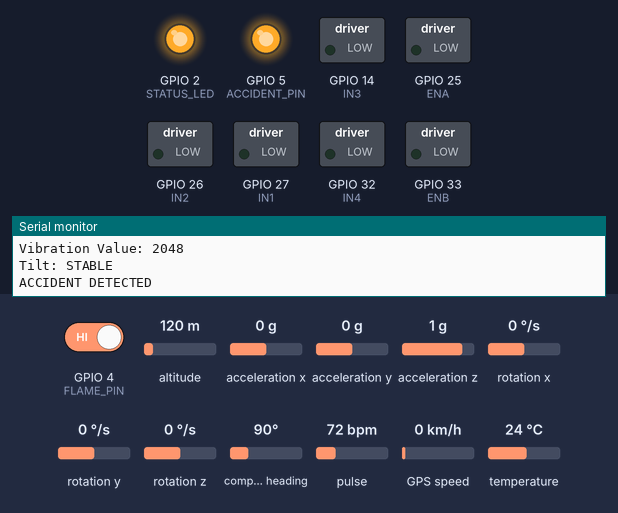
A sketch run on a simulated ESP32. Shown: switched loads named in the sketch (green lamp = pin HIGH), output pins drawn as LEDs (lit = HIGH), the last lines printed to the serial monitor. Inputs (shaded band) come from the test bench; at power-on: GPIO 4 (FLAME_PIN) HIGH, altitude 120 m, acceleration x 0 g, acceleration y 0 g, acceleration z 1 g, rotation x 0 °/s, rotation y 0 °/s, rotation z 0 °/s, compass heading 90°, pulse 72 bpm, GPS speed 0 km/h, temperature 24 °C. WiFi joins after 1.5 s; servers stay silent unless stated; the local clock reads 2024-03-15 10:24:30 at power-on unless the sketch sets it; the GPS gets a fix after 3 s at 37.7749, -122.4194 with 8 satellites.

Above: at 4.1 s.
At 6.77 s:
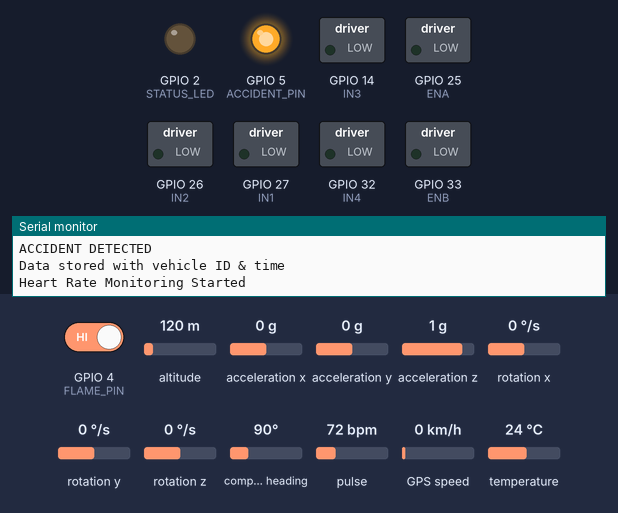
Timing chart, 0 to 7.1 s (numbered marks = the images above):
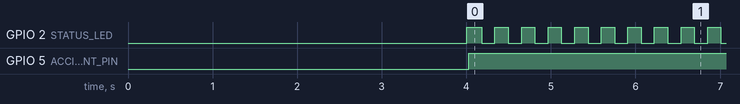

Measured:
- by itself, GPIO 2 (STATUS_LED): moves between LOW and HIGH, repeating every 2.3 s
- by itself, GPIO 5 (ACCIDENT_PIN): LOW → HIGH at 4.0 s
- by itself, everything shown: repeats every 2.3 s, in 14 steps

The sketch:

cdeas_main.ino
```cpp
#include <Arduino.h>
#include <WiFi.h>
#include <WebServer.h>
#include <Wire.h>
#include <Adafruit_MPU6050.h>
#include <Adafruit_Sensor.h>
#include <TinyGPS++.h>
#include <time.h>
#include <MAX30105.h>
#include "heartRate.h"
#include <Firebase_ESP_Client.h>

// Real WiFi + Firebase credentials live in secrets.h (git-ignored).
// Copy secrets_template.h -> secrets.h and fill in your own values.
#include "secrets.h"

#define STATUS_LED 2

// ---------------- Pin Definitions ----------------
#define ENA 25
#define IN1 27
#define IN2 26
#define ENB 33
#define IN3 14
#define IN4 32

#define MQ2_PIN 34
#define FLAME_PIN 4
#define VIB_PIN 35

#define ACCIDENT_PIN 5

// ---------------- Globals ----------------
WebServer server(80);
Adafruit_MPU6050 mpu;

MAX30105 particleSensor;
bool maxInitialized = false;
unsigned long lastHeartRead = 0;
int heartRate = 0;

HardwareSerial gpsSerial(2);
TinyGPSPlus gps;

HardwareSerial dfSerial(1);

FirebaseData fbdo;
FirebaseAuth auth;
FirebaseConfig config;

const int pwmChannelA = 0;
const int pwmChannelB = 1;
const int pwmFreq = 1000;
const int pwmResolution = 8;

int speedValue = 150;
unsigned long lastSensorRead = 0;

bool accidentTriggered = false;

unsigned long lastBlink = 0;
int blinkState = 0;
bool ledOn = false;

// ============================================================
// DFPlayer Mini command helper
// ============================================================
void sendCommand(uint8_t cmd, uint8_t param) {
  uint8_t packet[10];

  packet[0] = 0x7E;
  packet[1] = 0xFF;
  packet[2] = 0x06;
  packet[3] = cmd;
  packet[4] = 0x00;
  packet[5] = 0x00;
  packet[6] = param;

  uint16_t checksum = 0xFFFF - (0xFF + 0x06 + cmd + param) + 1;
  packet[7] = (checksum >> 8);
  packet[8] = (checksum & 0xFF);
  packet[9] = 0xEF;

  dfSerial.write(packet, 10);
}

// ============================================================
// Timestamp helper — used as the key for each Firebase record
// ============================================================
String getTimeString() {
  struct tm timeinfo;

  if (!getLocalTime(&timeinfo)) {
    return String(millis());
  }

  char buf[32];
  strftime(buf, sizeof(buf), "%Y%m%d_%H%M%S", &timeinfo);
  return String(buf);
}

// ============================================================
// Push sensor + GPS snapshot to Firebase
// ============================================================
void sendToFirebase(float lat, float lon, bool gas, bool fire, int vibration, String tilt, int bpm) {
  FirebaseJson json;

  json.set("latitude", lat);
  json.set("longitude", lon);
  json.set("gas", gas);
  json.set("fire", fire);
  json.set("vibration", vibration);
  json.set("tilt", tilt);
  json.set("heartRate", bpm);

  String timeStr = getTimeString();
  String path = "/accidents/" + vehicleID + "/" + timeStr;

  if (Firebase.RTDB.setJSON(&fbdo, path.c_str(), &json)) {
    Serial.println("Data stored with vehicle ID & time");
  } else {
    Serial.print("Firebase Error: ");
    Serial.println(fbdo.errorReason());
  }
}

// ============================================================
// Motor control
// ============================================================
void stopCar() {
  digitalWrite(IN1, LOW);
  digitalWrite(IN2, LOW);
  digitalWrite(IN3, LOW);
  digitalWrite(IN4, LOW);
}

void forward() {
  digitalWrite(IN1, HIGH);
  digitalWrite(IN2, LOW);
  digitalWrite(IN3, HIGH);
  digitalWrite(IN4, LOW);
}

void backward() {
  digitalWrite(IN1, LOW);
  digitalWrite(IN2, HIGH);
  digitalWrite(IN3, LOW);
  digitalWrite(IN4, HIGH);
}

void left() {
  digitalWrite(IN1, LOW);
  digitalWrite(IN2, HIGH);
  digitalWrite(IN3, HIGH);
  digitalWrite(IN4, LOW);
}

void right() {
  digitalWrite(IN1, HIGH);
  digitalWrite(IN2, LOW);
  digitalWrite(IN3, LOW);
  digitalWrite(IN4, HIGH);
}

// ============================================================
// Web dashboard (served directly from the ESP32)
// ============================================================
String webpage = R"rawliteral(
<!DOCTYPE html>
<html>
<head>
<meta name="viewport" content="width=device-width, initial-scale=1">
<style>
body{
  text-align:center;
  font-family:Arial;
  background:#111;
  color:white;
}
button{
  width:120px;
  height:60px;
  font-size:18px;
  margin:8px;
  border-radius:10px;
  border:none;
  background:#2196F3;
  color:white;
}
button:active{
  background:red;
}
.slider{
  width:300px;
}
.audio-grid{
  display:grid;
  grid-template-columns: repeat(3, 120px);
  justify-content:center;
  gap:10px;
  margin-top:15px;
}
</style>
</head>
<body>

<h2>ESP32 CAR CONTROL</h2>

<button ontouchstart="send('forward')" onmousedown="send('forward')" onmouseup="send('stop')">FORWARD</button>
<br>
<button ontouchstart="send('left')" onmousedown="send('left')" onmouseup="send('stop')">LEFT</button>
<button ontouchstart="send('right')" onmousedown="send('right')" onmouseup="send('stop')">RIGHT</button>
<br>
<button ontouchstart="send('backward')" onmousedown="send('backward')" onmouseup="send('stop')">BACK</button>
<br><br>
<button onclick="send('stop')" style="background:red">STOP</button>
<br><br>

Speed:<br>
<input type="range" min="0" max="255" value="150" class="slider"
oninput="speed(this.value)">

<br><br>
<h3>Audio Control</h3>
<div class="audio-grid">
<button onclick="play(1)">AUDIO 1</button>
<button onclick="play(2)">AUDIO 2</button>
<button onclick="play(3)">AUDIO 3</button>
</div>

<script>
function send(cmd){
  fetch("/move?dir="+cmd);
}
function speed(val){
  fetch("/speed?value="+val);
}
function play(num){
  fetch("/play?track="+num);
}
</script>

</body>
</html>
)rawliteral";

// ============================================================
// Web server route handlers
// ============================================================
void handleRoot() {
  server.send(200, "text/html", webpage);
}

void handleMove() {
  String dir = server.arg("dir");

  if (dir == "forward") forward();
  else if (dir == "backward") backward();
  else if (dir == "left") left();
  else if (dir == "right") right();
  else stopCar();

  server.send(200, "text/plain", "OK");
}

void handleSpeed() {
  speedValue = server.arg("value").toInt();
  ledcWrite(pwmChannelA, speedValue);
  ledcWrite(pwmChannelB, speedValue);
  server.send(200, "text/plain", "OK");
}

void handlePlay() {
  int track = server.arg("track").toInt();
  sendCommand(0x03, track);
  server.send(200, "text/plain", "OK");
}

// ============================================================
// SETUP
// ============================================================
void setup() {
  Serial.begin(115200);

  pinMode(IN1, OUTPUT);
  pinMode(IN2, OUTPUT);
  pinMode(IN3, OUTPUT);
  pinMode(IN4, OUTPUT);

  pinMode(MQ2_PIN, INPUT);
  pinMode(FLAME_PIN, INPUT);
  pinMode(VIB_PIN, INPUT);

  pinMode(ACCIDENT_PIN, OUTPUT);
  digitalWrite(ACCIDENT_PIN, LOW);

  pinMode(STATUS_LED, OUTPUT);

  ledcSetup(pwmChannelA, pwmFreq, pwmResolution);
  ledcSetup(pwmChannelB, pwmFreq, pwmResolution);
  ledcAttachPin(ENA, pwmChannelA);
  ledcAttachPin(ENB, pwmChannelB);
  stopCar();

  Wire.begin(21, 22);

  if (!particleSensor.begin(Wire, I2C_SPEED_STANDARD)) {
    Serial.println("MAX30102 NOT FOUND");
  } else {
    Serial.println("MAX30102 ready");
  }

  if (!mpu.begin()) {
    Serial.println("MPU ERROR");
    while (1);
  }

  gpsSerial.begin(9600, SERIAL_8N1, 16, -1);
  dfSerial.begin(9600, SERIAL_8N1, 18, 19);
  delay(2000);

  sendCommand(0x06, 30);   // set DFPlayer volume
  delay(500);
  sendCommand(0x03, 4);    // play startup track

  WiFi.begin(ssid, password);
  while (WiFi.status() != WL_CONNECTED) {
    delay(500);
    Serial.print(".");
  }
  Serial.println("\nWiFi Connected!");

  configTime(19800, 0, "pool.ntp.org", "time.nist.gov"); // IST offset
  int retry = 0;
  const int maxRetries = 20;
  while (time(nullptr) < 100000 && retry < maxRetries) {
    delay(500);
    Serial.print(".");
    retry++;
  }
  if (time(nullptr) < 100000) {
    Serial.println("\nTime sync FAILED");
  } else {
    Serial.println("\nTime synced!");
  }

  config.api_key = API_KEY;
  config.database_url = DATABASE_URL;
  config.signer.test_mode = true;

  Firebase.begin(&config, &auth);
  Firebase.reconnectWiFi(true);
  fbdo.setBSSLBufferSize(4096, 1024);
  fbdo.setResponseSize(2048);

  server.on("/", handleRoot);
  server.on("/move", handleMove);
  server.on("/speed", handleSpeed);
  server.on("/play", handlePlay);
  server.onNotFound([]() {
    server.send(200, "text/plain", "OK");
  });
  server.begin();
}

// ============================================================
// MAIN LOOP
// ============================================================
void loop() {
  server.handleClient();

  // ---------------- Status LED patterns ----------------
  if (WiFi.status() != WL_CONNECTED) {
    // Fast quad-blink = WiFi lost
    if (millis() - lastBlink > 150) {
      lastBlink = millis();
      if (blinkState == 0) {
        digitalWrite(STATUS_LED, HIGH);
        blinkState = 1;
      } else if (blinkState == 1) {
        digitalWrite(STATUS_LED, LOW);
        blinkState = 2;
      } else if (blinkState == 2) {
        digitalWrite(STATUS_LED, HIGH);
        blinkState = 3;
      } else {
        digitalWrite(STATUS_LED, LOW);
        blinkState = 0;
        lastBlink += 500;
      }
    }
  } else if (accidentTriggered) {
    // Fast blink = accident state
    if (millis() - lastBlink > 150) {
      lastBlink = millis();
      ledOn = !ledOn;
      digitalWrite(STATUS_LED, ledOn);
    }
  } else {
    // Slow blink = normal operation
    if (millis() - lastBlink > 600) {
      lastBlink = millis();
      ledOn = !ledOn;
      digitalWrite(STATUS_LED, ledOn);
    }
  }

  // ---------------- Accident state: heart-rate monitoring ----------------
  if (accidentTriggered) {
    stopCar();

    if (!maxInitialized) {
      particleSensor.setup();
      particleSensor.setPulseAmplitudeRed(0x0A);
      particleSensor.setPulseAmplitudeGreen(0);
      particleSensor.setSampleRate(100);
      particleSensor.setPulseWidth(411);
      particleSensor.setADCRange(2048);
      maxInitialized = true;
      Serial.println("Heart Rate Monitoring Started");
    }

    long irValue = particleSensor.getIR();

    if (irValue > 20000) {
      if (checkForBeat(irValue)) {
        static unsigned long lastBeat = 0;
        static int beatCount = 0;
        static long bpmSum = 0;

        long delta = millis() - lastBeat;
        lastBeat = millis();

        int currentBPM = 60 / (delta / 1000.0);
        bpmSum += currentBPM;
        beatCount++;

        if (beatCount >= 5) {
          heartRate = bpmSum / 5;
          bpmSum = 0;
          beatCount = 0;

          Serial.print("Avg BPM: ");
          Serial.println(heartRate);

          String timeStr = getTimeString();
          String path = "/accidents/" + vehicleID + "/live/heartRate/" + timeStr;
          Firebase.RTDB.setInt(&fbdo, path.c_str(), heartRate);
        }
      }
    } else {
      Serial.println("No finger");
    }
    return; // skip the normal sensor-polling block below while in accident state
  }

  // ---------------- Normal state: sensor polling ----------------
  while (gpsSerial.available()) {
    gps.encode(gpsSerial.read());
  }

  if (millis() - lastSensorRead > 700) {
    lastSensorRead = millis();

    float lat = gps.location.lat();
    float lon = gps.location.lng();
    int gasValue = analogRead(MQ2_PIN);
    int flame = digitalRead(FLAME_PIN);
    int vibration = analogRead(VIB_PIN);

    sensors_event_t a, g, temp;
    mpu.getEvent(&a, &g, &temp);

    float x = a.acceleration.x;
    float y = a.acceleration.y;

    bool gasDetected = gasValue > 2000;
    bool fireDetected = flame == LOW;
    bool vibrationDetected = vibration > 2000;

    String tilt = "STABLE";
    bool tiltDetected = false;

    if (x > 6) {
      tilt = "RIGHT";
      tiltDetected = true;
    } else if (x < -6) {
      tilt = "LEFT";
      tiltDetected = true;
    } else if (y > 6) {
      tilt = "FORWARD";
      tiltDetected = true;
    } else if (y < -6) {
      tilt = "BACKWARD";
      tiltDetected = true;
    }

    Serial.println("----------------------");
    Serial.print("Latitude  : ");
    Serial.println(lat, 6);
    Serial.print("Longitude : ");
    Serial.println(lon, 6);
    Serial.println(gasDetected ? "Gas Detected: YES" : "Gas Detected: NO");
    Serial.println(fireDetected ? "Fire Detected: YES" : "Fire Detected: NO");
    Serial.print("Vibration Value: ");
    Serial.println(vibration);
    Serial.print("Tilt: ");
    Serial.println(tilt);

    if (gasDetected || fireDetected || vibrationDetected || tiltDetected) {
      accidentTriggered = true;
      Serial.println("ACCIDENT DETECTED");
      digitalWrite(ACCIDENT_PIN, HIGH);
      sendCommand(0x03, 5); // play accident alert track
    }

    if (!gps.location.isValid()) {
      Serial.println("GPS not fixed!");
    }

    sendToFirebase(lat, lon, gasDetected, fireDetected, vibration, tilt, 0);
  }
}
```

secrets_template.h
```cpp
// secrets_template.h
// ------------------------------------------------------------
// HOW TO USE:
// 1. Copy this file and rename the copy to "secrets.h" in this same folder.
// 2. Fill in your real WiFi credentials, Firebase API key, and DB URL below.
// 3. NEVER commit secrets.h to GitHub — it's already excluded via .gitignore.
// ------------------------------------------------------------

#ifndef SECRETS_H
#define SECRETS_H

// WiFi credentials
const char *ssid = "YOUR_WIFI_SSID";
const char *password = "YOUR_WIFI_PASSWORD";

// Firebase project credentials
#define API_KEY "YOUR_FIREBASE_API_KEY"
#define DATABASE_URL "YOUR_PROJECT-default-rtdb.firebaseio.com"

// Vehicle identifier used in Firebase paths
String vehicleID = "YOUR_VEHICLE_ID";

#endif
```
